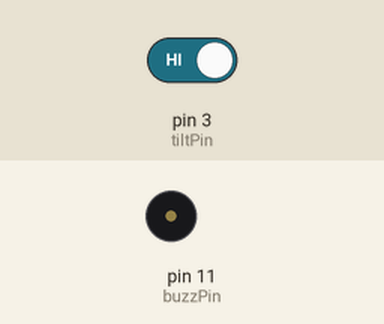
This sketch was run on a simulated Arduino Uno, built with avr-gcc and run on an emulated ATmega328P. Parts: buzzer (waves = sounding). Inputs (shaded band) come from the test bench; at power-on: pin 3 (tiltPin) HIGH.

Above: at 1.2 s.
1.3 s: pin 3 (tiltPin) driven LOW
At 1.7 s:
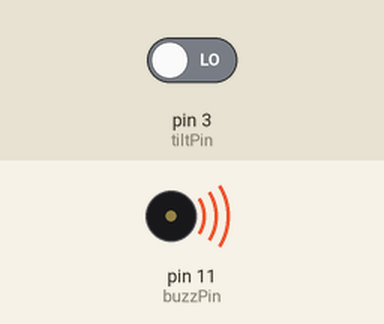
Timing chart, 0 to 4.3 s (numbered marks = the images above; inputs shaded):
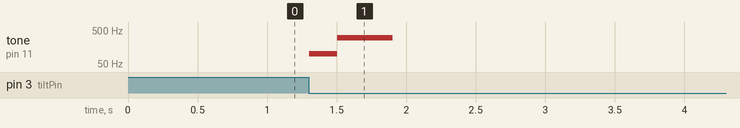

Measured:
- after the input at 1.3 s, tone on pin 11 (buzzPin): silent → 100 Hz at once, → 300 Hz 0.20 s later, → silent 0.40 s later

The sketch:

GETUP_tilt.ino
```cpp
// Implementing the 20-20-20 by detecting wheter my laptop screen is open.
// Ultrasonic sensor is bad at detecting the human so that's just one thing.

// Hardware related
// tilt sensor pin
int tiltPin = 3;
int tiltVal;

long timeVal;
// passive buzzer (one tone)
int buzzPin = 11;
int buzzFreq = 220;

// logic timing
long sitTimer = 0;
const long sitTimeLimit = 1200; // 20 minutes = 1200 seconds
long breakDuration = 20; // look outside for 20 seconds
unsigned long sitEndTime, breakEndTime;

const int distanceThreshold = 50; // cm, how far away from the base plate of the sensor is the open screen.
long dist;

bool present;

void setup() {
  // put your setup code here, to run once:
  // pinMode(trigPin, OUTPUT);
  // pinMode(echoPin, INPUT);
  // pinMode(fiveVoltsPin, OUTPUT);
  // digitalWrite(fiveVoltsPin, HIGH)
  pinMode(tiltPin, INPUT);
  digitalWrite(tiltPin, HIGH);

  pinMode(buzzPin, OUTPUT);
  // Serial.begin(9600);
}

float distance(long time){ // conversion for ultrasonic sensor
  float d = (time-62.8)/56.52;
  return (d);
}

// void readDist(){ // ultrasonic sensor reading procedure, assigns result to global variable dist
//   digitalWrite(trigPin, LOW);
//   delayMicroseconds(10);
//   digitalWrite(trigPin, HIGH);
//   delayMicroseconds(10);
//   digitalWrite(trigPin, LOW);
//   timeVal = pulseIn(echoPin, HIGH);
//   dist = distance(timeVal);
//   // Serial.println(dist);
// }

bool checkPresence(){ // handles entrances and exits
  // readDist();
  Serial.print(digitalRead(tiltPin));
  bool nowPresent = bool(digitalRead(tiltPin) == LOW);
  if (!present && nowPresent ) buzzArrive();
  else if (present && !nowPresent) buzzLeave();
  present = nowPresent;
  delay(100);

}

int secondsUntil(unsigned long limit){
  return (limit - millis())/1000;
}
// int countSecond(){
//   int newMillis =millis();
//   int val = int((newMillis - lastMillis)/1000.0);
//   lastMillis = newMillis;
//   return val;
// }

void loop() {
  checkPresence();
  // Serial.print(dist);
  // lastMillis = millis(); // start time if sit PLEASE refactor if millis bs. it's not good when you have multiple timers they don't share the same millis
  if (present){ // an arrival
    // calculate session end time, converting sitTimeLimit to ms
    sitEndTime = millis() + sitTimeLimit*1000;
  }

  while (present){
    checkPresence();
    Serial.print("Sat down, "); // notif
    // Serial.println(String(secondsUntil(sitEndTime)) + " seconds left."); // ms until end, converted to seconds
    if (millis() >= sitEndTime){
      // Serial.println("Get up! You've been sitting for" + String(sitTimeLimit + abs(secondsUntil(sitEndTime))) + "seconds."); // overboard
      breakEndTime = millis() + breakDuration*1000;
      unsigned long nextBuzzTime = millis() + 1000;
      unsigned long violationTime = 0;
      while (millis() < breakEndTime) { // not time for return yet
        checkPresence(); // keep watch
        violationTime = millis();
        while (present){
          // do not increase the timer - keep pushing back
          buzzWarn();
           // only start countdown when leave
          Serial.println("Get out");
          checkPresence();
        }
        nextBuzzTime += millis()-violationTime;
        breakEndTime +=  millis()-violationTime;

        if (millis() >= nextBuzzTime){
          // Serial.println("Come back in: "+ String(secondsUntil(breakEndTime)));
          tone(buzzPin, 200, 50);
          nextBuzzTime += 1000;
        }
      }
      // countdown ended
      buzzBack();
      // reset timer
      // delay(100);

    }

  }
  sitTimer = 0;


  Serial.println("Not sat down. Probably.");

  // delay(100);
}


// buzzer functions

void buzzWarn(){
  tone(buzzPin, 500, 100);
}
void buzzBack(){
  tone(buzzPin, 150, 800);
  // tone(buzzPin, 200, 1000);
}
void buzzArrive(){
  tone(buzzPin, 100, 200);
  delay(200);
  tone(buzzPin, 300, 400);
}
void buzzLeave(){
  tone(buzzPin, 300, 200);
  delay(200);
  tone(buzzPin, 100, 400);
}
```
